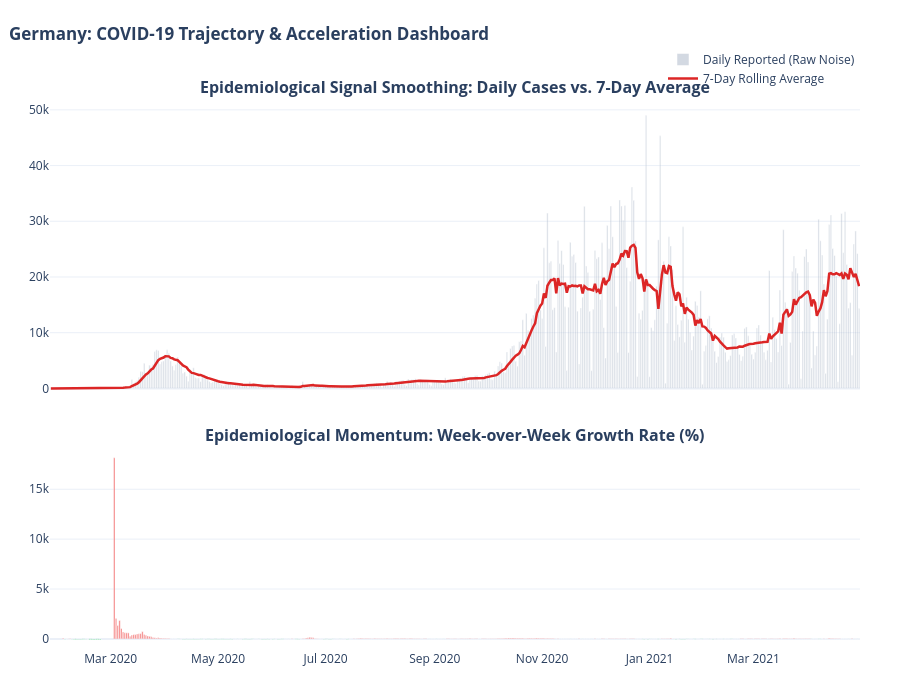

The cell this chart's notebook holds for it:
### Code cell
# -- Signal Smoothing: 7-Day Rolling Moving Average to identify true epidemiological waves

sql_query = text("""
SELECT 
    location,
    date,
    new_cases,
    ROUND(AVG(new_cases) OVER (
        PARTITION BY location
        ORDER BY date
        ROWS BETWEEN 6 PRECEDING AND CURRENT ROW
    )::numeric, 2) AS seven_day_avg,
    LAG(new_cases, 7) OVER (
        PARTITION BY location
        ORDER BY date
    ) AS cases_last_week
FROM public.coviddeaths
WHERE continent IS NOT NULL
ORDER BY location, date;

""")

# 2. Execute Query directly from PostgreSQL into Pandas (Single Execution with Date Parsing)
print("Executing SQL query against PostgreSQL...")
with engine.connect() as conn:
    df = pd.read_sql_query(sql_query, conn, parse_dates=['date'])

print(f"Query executed successfully! Loaded {len(df):,} records.")

# 3. Data Preparation for Selected Location
country_name = 'Germany'
country_df = df[df['location'] == country_name].copy()

# Calculate Week-over-Week percentage velocity on smoothed figures
country_df['seven_day_avg_lag7'] = country_df['seven_day_avg'].shift(7)


# Use np.nan instead of pd.NA to prevent Plotly orjson TypeError during render
country_df['wow_growth_pct'] = (
    (country_df['seven_day_avg'] - country_df['seven_day_avg_lag7']) 
    / country_df['seven_day_avg_lag7'].replace(0, np.nan)
).astype(float) * 100

# Color coding: Red for acceleration (>=0%), Green for deceleration (<0%)
colors = [
    '#d1d5db' if pd.isna(val) 
    else '#ef4444' if val >= 0 
    else '#22c55e' 
    for val in country_df['wow_growth_pct']
]

# 4. Create 2-Panel Subplot Layout
fig = make_subplots(
    rows=2, cols=1,
    shared_xaxes=True,
    vertical_spacing=0.08,
    subplot_titles=(
        "<b>Epidemiological Signal Smoothing: Daily Cases vs. 7-Day Average</b>",
        "<b>Epidemiological Momentum: Week-over-Week Growth Rate (%)</b>"
    ),
    row_heights=[0.60, 0.40]
)

# TOP PANEL: Raw Cases + 7-Day Moving Average
fig.add_trace(
    go.Bar(
        x=country_df['date'],
        y=country_df['new_cases'],
        name='Daily Reported (Raw Noise)',
        marker_color='#94a3b8',
        opacity=0.40
    ),
    row=1, col=1
)

fig.add_trace(
    go.Scatter(
        x=country_df['date'],
        y=country_df['seven_day_avg'],
        name='7-Day Rolling Average',
        line=dict(color='#dc2626', width=2.5)
    ),
    row=1, col=1
)

# BOTTOM PANEL: Week-over-Week Growth Rate (%)
fig.add_trace(
    go.Bar(
        x=country_df['date'],
        y=country_df['wow_growth_pct'],
        name='WoW Growth %',
        marker_color=colors,
        opacity=0.75,
        showlegend=False
    ),
    row=2, col=1
)

# 5. Styling & Layout Updates
fig.update_layout(
    title={
        'text': f"<b>{country_name}: COVID-19 Trajectory & Acceleration Dashboard</b>",
        'y': 0.96,
        'x': 0.01,
        'xanchor': 'left'
    },
    template="plotly_white",
    hovermode="x unified",
    showlegend=True,
    legend=dict(orientation="v", yanchor="top", y=1.1, xanchor="right", x=1),
    height=700,
    margin=dict(l=50, r=40, t=100, b=50)
)

### Figure 1 — Plotly figure (JSON) as saved in the notebook; plotly's stock layout.template omitted (floating-point values rounded to 4 significant figures; data arrays with more than 128 entries replaced by an {"elided": "..."} marker saying what was removed)
{"data": [{"marker": {"color": "#94a3b8"}, "name": "Daily Reported (Raw Noise)", "opacity": 0.4, "type": "bar", "x": {"elided": "460 str values"}, "xaxis": "x", "y": {"elided": "460 int values"}, "yaxis": "y"}, {"line": {"color": "#dc2626", "width": 2.5}, "name": "7-Day Rolling Average", "type": "scatter", "x": {"elided": "460 str values"}, "xaxis": "x", "y": {"elided": "460 float values"}, "yaxis": "y"}, {"marker": {"color": {"elided": "460 str values"}}, "name": "WoW Growth %", "opacity": 0.75, "showlegend": false, "type": "bar", "x": {"elided": "460 str values"}, "xaxis": "x2", "y": {"elided": "460 float values"}, "yaxis": "y2"}], "layout": {"annotations": [{"font": {"size": 16}, "showarrow": false, "text": "<b>Epidemiological Signal Smoothing: Daily Cases vs. 7-Day Average</b>", "x": 0.5, "xanchor": "center", "xref": "paper", "y": 1, "yanchor": "bottom", "yref": "paper"}, {"font": {"size": 16}, "showarrow": false, "text": "<b>Epidemiological Momentum: Week-over-Week Growth Rate (%)</b>", "x": 0.5, "xanchor": "center", "xref": "paper", "y": 0.368, "yanchor": "bottom", "yref": "paper"}], "height": 700, "hovermode": "x unified", "legend": {"orientation": "v", "x": 1, "xanchor": "right", "y": 1.1, "yanchor": "top"}, "margin": {"b": 50, "l": 50, "r": 40, "t": 100}, "showlegend": true, "title": {"text": "<b>Germany: COVID-19 Trajectory & Acceleration Dashboard</b>", "x": 0.01, "xanchor": "left", "y": 0.96}, "xaxis": {"anchor": "y", "domain": [0, 1], "matches": "x2", "showticklabels": false}, "xaxis2": {"anchor": "y2", "domain": [0, 1]}, "yaxis": {"anchor": "x", "domain": [0.448, 1]}, "yaxis2": {"anchor": "x2", "domain": [0, 0.368]}}}
